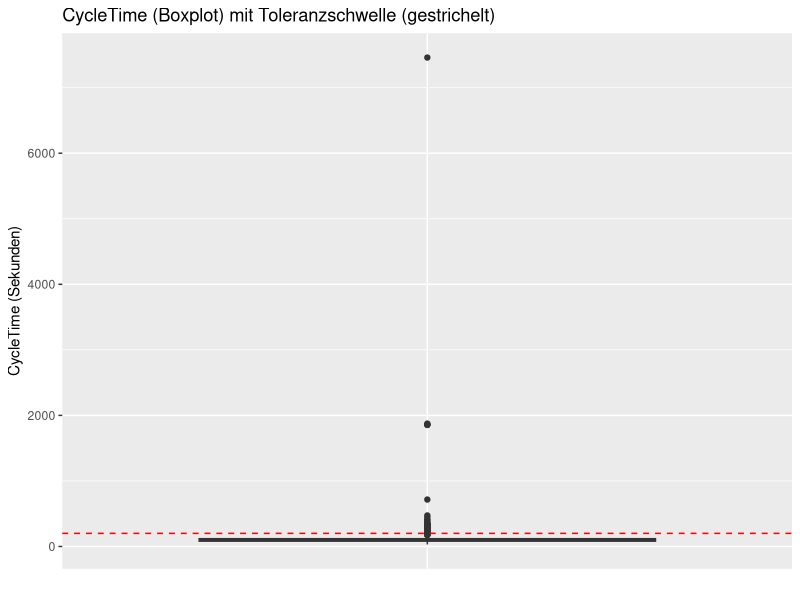
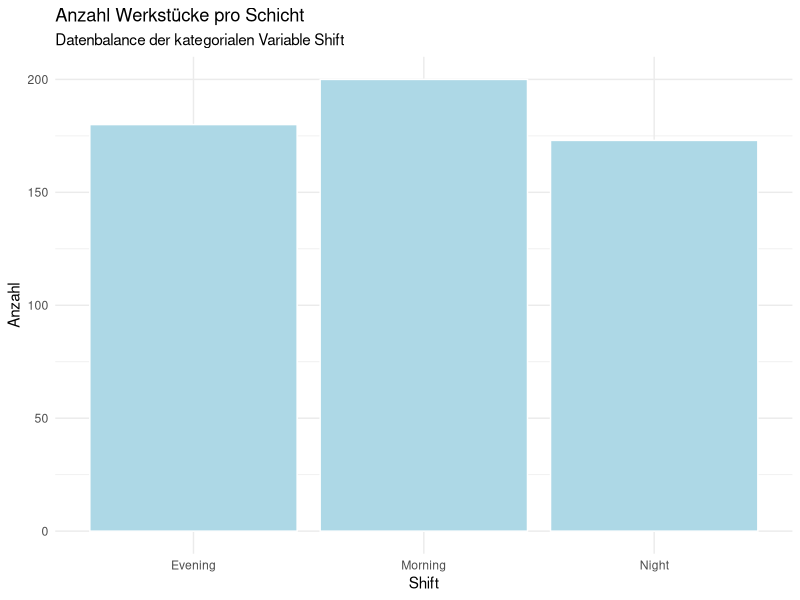
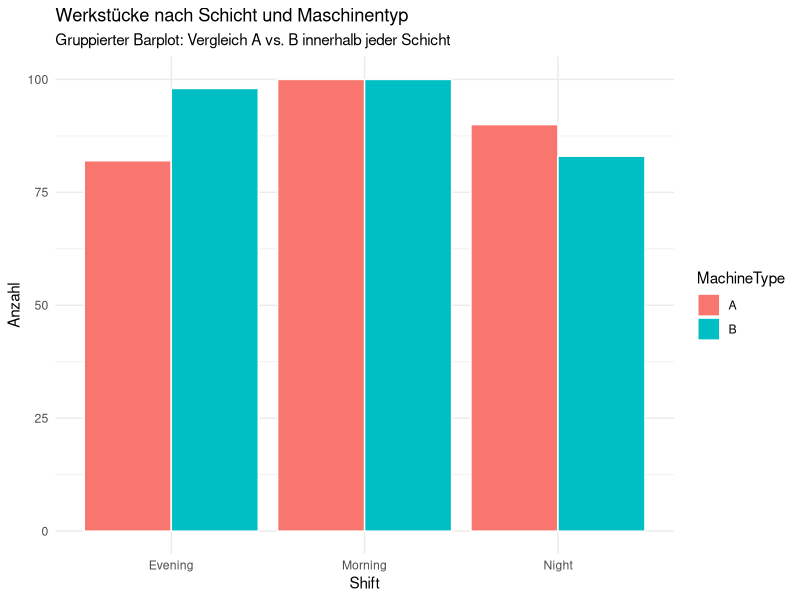
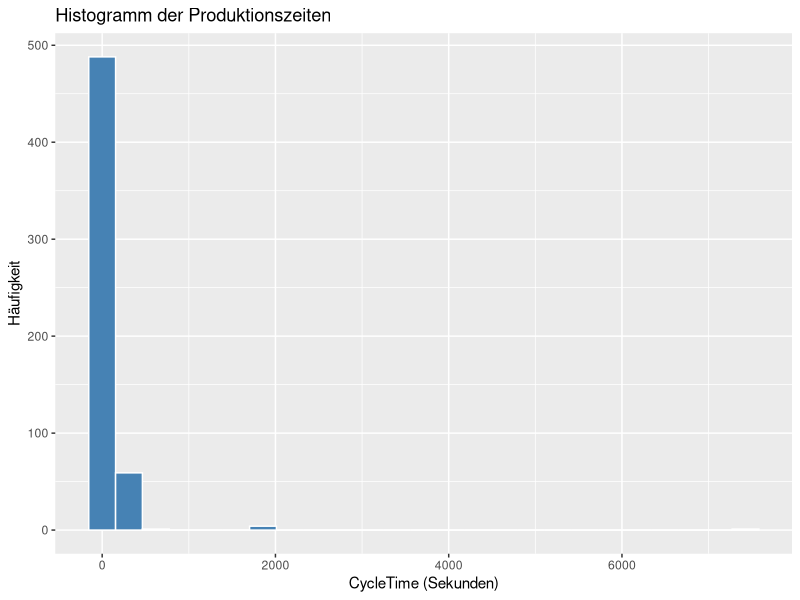
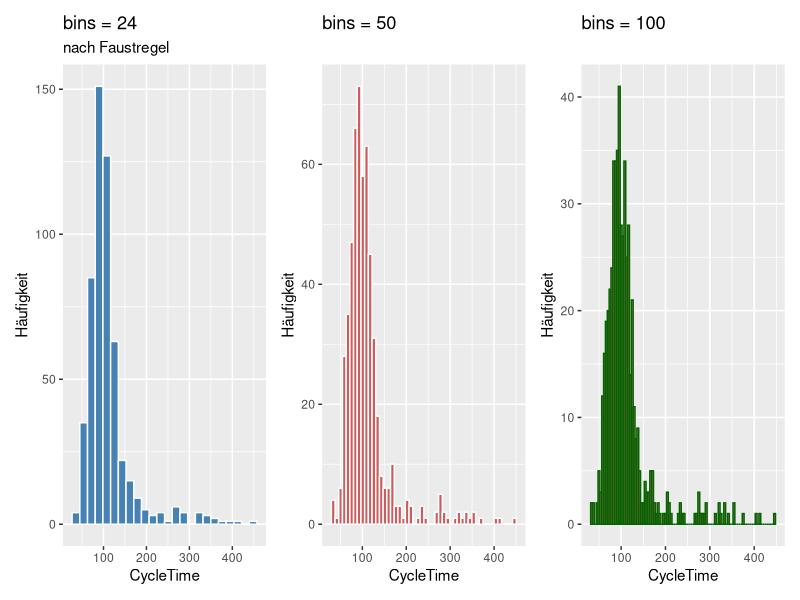
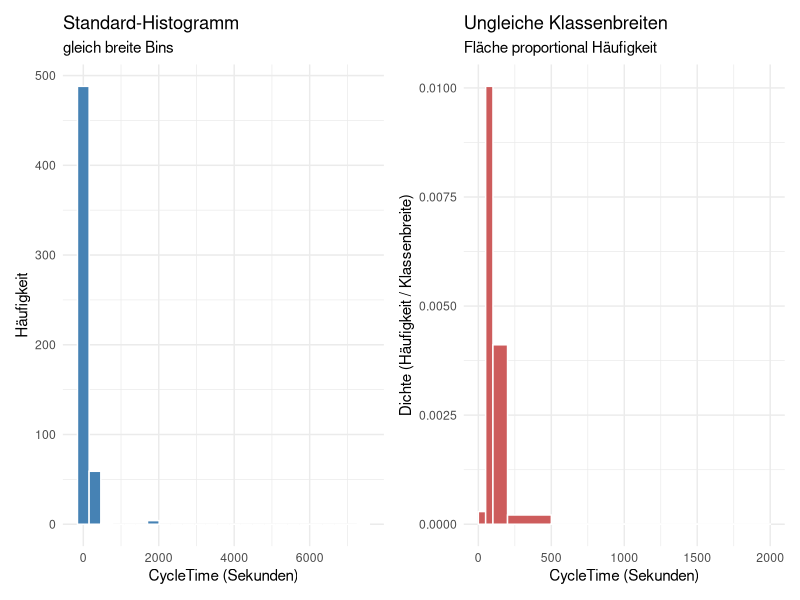
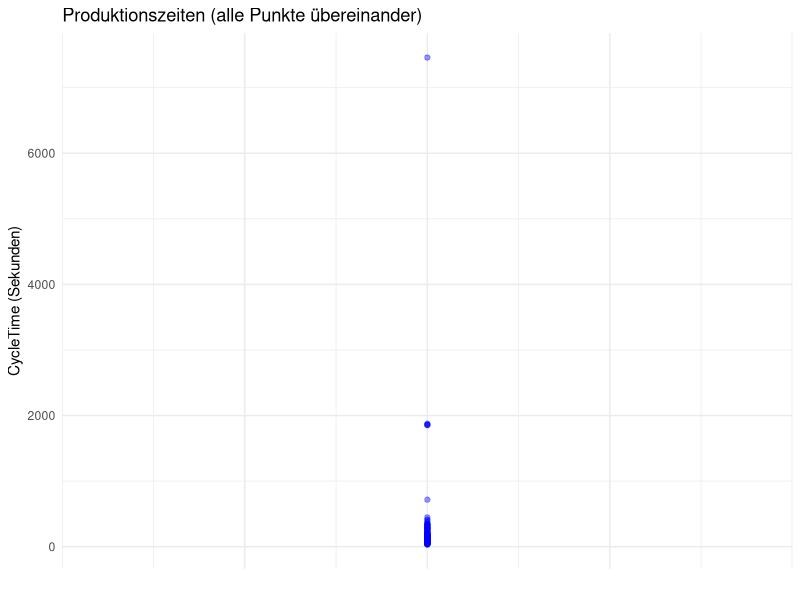
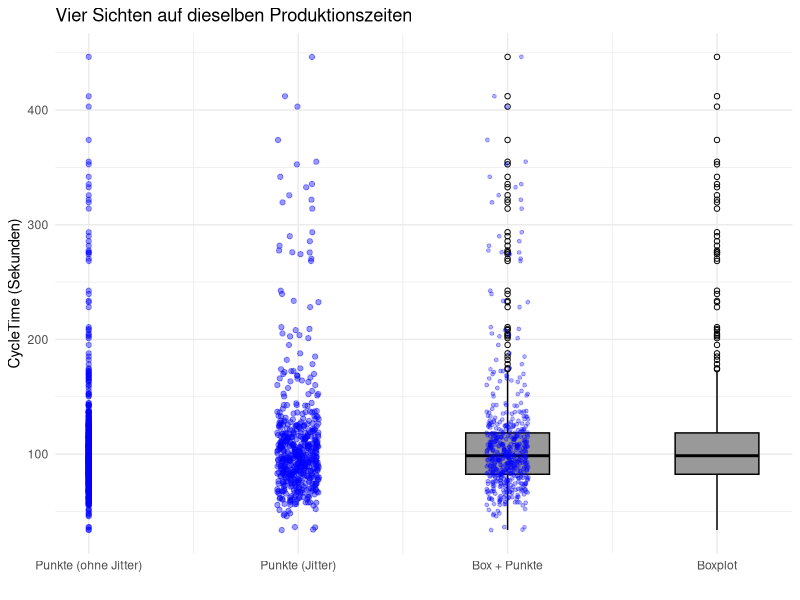

Reproduce these figures in R, in order.
## ---- chunk 1
#| message: false
#| warning: false

library(tidyverse)

production_data <- read.csv("./data/production_data.csv")

production_data |> dplyr::slice_head(n = 10)
## ---- chunk 2
tolerance_cycle <- 200

kpi_oos <- production_data |>
summarise(
n_insgesamt     = n(),
Anzahl_über_Soll      = sum(CycleTime > tolerance_cycle, na.rm = TRUE),
Prozentpunkte    = 100 * mean(CycleTime > tolerance_cycle, na.rm = TRUE)
)

kpi_oos
## ---- chunk 3
ggplot(production_data, aes(x = "", y = CycleTime)) +
geom_boxplot() +
geom_hline(yintercept = tolerance_cycle, linetype = "dashed", color="red") +
labs(
title = "CycleTime (Boxplot) mit Toleranzschwelle (gestrichelt)",
x = "",
y = "CycleTime (Sekunden)"
) +
theme(axis.text.x = element_blank(),
axis.ticks.x = element_blank())
## ---- chunk 4
library(tidyverse)

production_data <- read.csv("./data/production_data.csv")
str(production_data)

summary(production_data)
## ---- chunk 5
production_data <- production_data %>%
  mutate(
    across(c(MachineID, MachineType, Shift), as.factor),
    Load = ifelse(Load<0, NA, Load)
  )
summary(production_data)
## ---- chunk 6
production_data <- production_data %>%
  mutate(
    Shift = dplyr::recode(Shift, "Nigt" = "Night")
  )

production_data %>% count(Shift) #Hier zählen wir alle Ausprägungen von Shift und Ngt sollte verschwunden sein.


# Umwandung in eine kategoriale Variable; R identifiziert die "levels" von selbst
production_data <- production_data %>% 
  mutate(
    across(c(MachineID, MachineType, Shift), as.factor),
    Timestamp   = as.POSIXct(Timestamp, format = "%Y-%m-%d %H:%M:%S")
  )

# Formatanpassung für das Datumsformat
summary(production_data)
## ---- chunk 7
eda_data <- production_data %>% drop_na()
summary(eda_data)
## ---- chunk 8
ggplot(eda_data, aes(x = Shift)) +
  geom_bar(fill = "lightblue", color = "white") +
  labs(
    title = "Anzahl Werkstücke pro Schicht",
    subtitle = "Datenbalance der kategorialen Variable Shift",
    x = "Shift",
    y = "Anzahl"
  ) +
  theme_minimal()
## ---- chunk 9
ggplot(eda_data, aes(x = Shift, fill = MachineType)) +
  geom_bar(position = "dodge", color = "white") +
  labs(
    title = "Werkstücke nach Schicht und Maschinentyp",
    subtitle = "Gruppierter Barplot: Vergleich A vs. B innerhalb jeder Schicht",
    x = "Shift",
    y = "Anzahl",
    fill = "MachineType"
  ) +
  theme_minimal()
## ---- chunk 10
ggplot(eda_data, aes(x = CycleTime)) +
  geom_histogram(bins = 25, fill = "steelblue", color = "white") +
  labs(
    title = "Histogramm der Produktionszeiten",
    x = "CycleTime (Sekunden)",
    y = "Häufigkeit"
  )
## ---- chunk 11
library(patchwork)
eda_data_500 <- eda_data %>% filter(CycleTime<500)

# 1. Plot: bins = 24 nach Faustregel
p1 <- ggplot(eda_data_500, aes(x = CycleTime)) +
  geom_histogram(bins = 24, fill = "steelblue", color = "white") +
  labs(
    title = "bins = 24",
    subtitle = "nach Faustregel",
        x = "CycleTime",
    y = "Häufigkeit"
  )

# 2. Plot: Filtern mit xlim (Daten > 1000 werden gelöscht)
p2 <- ggplot(eda_data_500, aes(x = CycleTime)) +
  geom_histogram(bins = 50, fill = "indianred", color = "white") +
  labs(
    title = "bins = 50",
    x = "CycleTime",
    y = "Häufigkeit"
  )

# 3. Plot: `bins`= 200
p3 <- ggplot(eda_data_500, aes(x = CycleTime)) +
  geom_histogram(bins = 100, fill = "indianred", color = "darkgreen") +
  labs(
    title = "bins = 100",
    x = "CycleTime",
    y = "Häufigkeit"
  )
# Beide nebeneinander anzeigen
p1 + p2 + p3
## ---- chunk 12
library(patchwork)
library(ggplot2)

# 1) Standard-Histogramm (gleich breite Bins)
p_equal <- ggplot(eda_data, aes(x = CycleTime)) +
  geom_histogram(bins = 25, fill = "steelblue", color = "white") +
  labs(
    title = "Standard-Histogramm ",
    subtitle = "gleich breite Bins",
    x = "CycleTime (Sekunden)",
    y = "Häufigkeit"
  ) +
  theme_minimal()

# 2) Histogramm mit ungleichen Klassenbreiten (Dichte statt Count!)
breaks_unequal <- c(0, 50, 100, 200, 500, 2000)

p_unequal <- ggplot(eda_data, aes(x = CycleTime)) +
  geom_histogram(
    aes(y = after_stat(density)),
    breaks = breaks_unequal,
    fill = "indianred",
    color = "white"
  ) +
  labs(
    title = "Ungleiche Klassenbreiten",
    subtitle = "Fläche proportional Häufigkeit",
    x = "CycleTime (Sekunden)",
    y = "Dichte (Häufigkeit / Klassenbreite)"
  ) +
  theme_minimal()

# Nebeneinander
p_equal + p_unequal
## ---- chunk 13
eda_data %>%
  summarise(
    Mean   = mean(CycleTime, na.rm = TRUE),
    Median = median(CycleTime, na.rm = TRUE),
    SD     = sd(CycleTime, na.rm = TRUE),
    IQR    = IQR(CycleTime, na.rm = TRUE),
    Min    = min(CycleTime, na.rm = TRUE),
    Max    = max(CycleTime, na.rm = TRUE)
  )
## ---- chunk 14
ggplot(eda_data, aes(x = 0, y = CycleTime)) +
  geom_point(alpha = 0.4, color = "blue") +
  labs(
    title = "Produktionszeiten (alle Punkte übereinander)",
    x = "",
    y = "CycleTime (Sekunden)"
  ) +
  theme_minimal() +
  theme(
    axis.text.x = element_blank(),
    axis.ticks.x = element_blank()
  )
## ---- chunk 15
set.seed(42)  # für reproduzierbare Jitterwerte

# Ein Jitter-Vektor um x = 1, den wir mehrfach verwenden
j <- jitter(rep(1, nrow(eda_data_500)), amount = 0.1)

eda_data_kurz <- eda_data_500 %>%
  mutate(
    x_col      = 0,      # Punkte ohne Jitter
    x_jitter   = j,      # Punkte mit Jitter (Zentrum ~1)
    x_boxjit   = j + 1   # gleiche Punkte, nach rechts verschoben (Zentrum ~2)
  )

ggplot(eda_data_kurz, aes(y = CycleTime)) +
  # 1) LINKS: Punkte alle exakt übereinander (kein Jitter)
  geom_point(aes(x = x_col), alpha = 0.4, color="blue") +
  
  # 2) 2. Spalte: nur Jitter
  geom_point(aes(x = x_jitter),color="blue", alpha = 0.4) +
  
  # 3) 3. Spalte: Boxplot + die gleiche Punktwolke
  geom_boxplot(
    aes(x = 2),
    width = 0.4,
    fill = "grey60",
    color = "black",
    outlier.shape = 1
  ) +
  geom_point(aes(x = x_boxjit),color="blue", alpha = 0.3, size = 1) +
  
  # 4) 4. Spalte: nur Boxplot
  geom_boxplot(
    aes(x = 3),
    width = 0.4,
    fill = "grey60",
    color = "black",
    outlier.shape = 1
  ) +
  
  scale_x_continuous(
    breaks = c(0, 1, 2, 3),
    labels = c(
      "Punkte (ohne Jitter)",
      "Punkte (Jitter)",
      "Box + Punkte",
      "Boxplot"
    )
  ) +
  labs(
    title = "Vier Sichten auf dieselben Produktionszeiten",
    x = "",
    y = "CycleTime (Sekunden)"
  ) +
  theme_minimal()
## ---- chunk 16
eda_data_500 %>%
  summarise(
    Q1     = quantile(CycleTime, 0.25, na.rm = TRUE),
    Median = median(CycleTime, na.rm = TRUE),
    Q3     = quantile(CycleTime, 0.75, na.rm = TRUE),
    IQR    = IQR(CycleTime, na.rm = TRUE),
    Mean   = mean(CycleTime, na.rm=TRUE)
  )
## ---- chunk 17
ggplot(eda_data, aes(x = Load, y = CycleTime)) +
  geom_point(alpha = 0.6) +
  labs(
    title = "Produktionszeit in Abhängigkeit von der Maschinenlast",
    x = "Load (%)",
    y = "CycleTime (Sekunden)"
  )
## ---- chunk 18
ggplot(eda_data_500,
       aes(x = Load, y = CycleTime)) +
  geom_point(alpha = 0.6) +
  labs(
    title = "Produktionszeit in Abhängigkeit von der Maschinenlast (≤ 500 s)",
    x = "Load (%)",
    y = "CycleTime (Sekunden)"
  )
## ---- chunk 19
ggplot(eda_data, aes(x = CycleTime, y = Temperature)) +
  geom_point(alpha = 0.6, color = "steelblue") +
  labs(
    title = "Produktionszeit in Abhängigkeit von der Temperatur",
    y = "Temperature (°C)",
    x = "CycleTime (Sekunden)"
  )
## ---- chunk 20
ggplot(eda_data, aes(x = Shift, y = log(CycleTime))) +
  geom_boxplot(fill = "skyblue") +
  labs(title = "Produktionszeiten nach Schicht")
## ---- chunk 21
ggplot(eda_data_500, aes(x = MachineType, y = CycleTime)) +
  geom_boxplot(fill = "lightblue") +
  labs(
    title = "Produktionszeiten nach Maschinentyp",
    x = "Maschinentyp",
    y = "CycleTime (Sekunden)"
  )
## ---- chunk 22
p3<-ggplot(eda_data, aes(x = Load, y = CycleTime, color = MachineType)) +
  geom_point(alpha = 0.6) +
  labs(
    title = "CycleTime ~ Load (nach Maschinentyp)",
    x = "Load (%)",
    y = "CycleTime (Sekunden)",
    color = "Maschinentyp"
  ) +
  theme_minimal()

p4<-ggplot(eda_data_500, aes(x = Load, y = CycleTime, color = MachineType)) +
  geom_point(alpha = 0.6) +
  labs(
    title = "CycleTime ~ Load (nach Maschinentyp)",
    x = "Load (%)",
    y = "CycleTime (Sekunden)",
    color = "Maschinentyp"
  ) +
  theme_minimal()
plot(p3 + p4)
